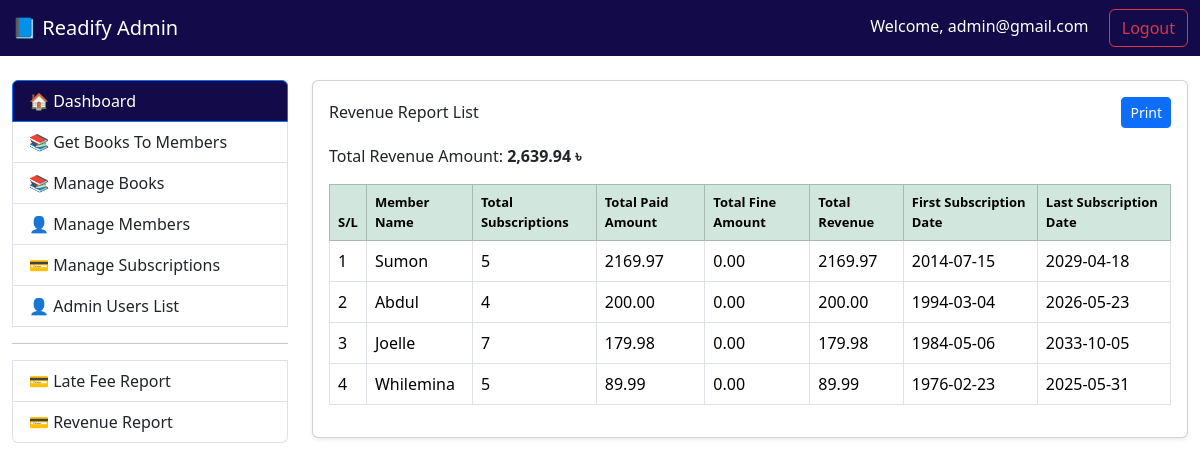
The page /revenue (signed in) on the database its author committed.
### tables this page shows
CREATE TABLE `members` (
  `id` int(11) NOT NULL,
  `first_name` varchar(50) NOT NULL,
  `last_name` varchar(50) NOT NULL,
  `email` varchar(100) NOT NULL,
  `password` varchar(255) NOT NULL,
  `phone` varchar(15) DEFAULT NULL,
  `address` varchar(255) DEFAULT NULL,
  `verified_at` timestamp NULL DEFAULT NULL,
  `created_at` timestamp NOT NULL DEFAULT current_timestamp(),
  `updated_at` timestamp NOT NULL DEFAULT current_timestamp() ON UPDATE current_timestamp()
);

### core/Controller.php (called while the page is built, shortened)
<?php
abstract class Controller {
    protected function view($view, $data = []) {
        extract($data);
        require_once "../views/{$view}.php";
    }
}

### controllers/CustomerSubscriptionsController.php (called while the page is built, shortened)
<?php
require_once '../core/Controller.php';
require_once '../models/CustomerSubscriptions.php';
class CustomerSubscriptionsController extends Controller {
    public function revenue() {
        try {
            $bookModel = new CustomerSubscriptions();
            $getRevenue = $bookModel->getRevenue();
            return $this->view('revenue', [
                'getRevenue' => $getRevenue,
            ]);
        } catch (\Exception $e) {
            error_log($e->getMessage());
            echo "An error occurred while loading the page.";
        }
    }
}

### public/index.php (called while the page is built, shortened)
<?php
require_once '../routes/web.php';

### core/Model.php (called while the page is built, shortened)
<?php
require_once __DIR__ . '/../config/Database.php';
abstract class Model {
    public function __construct() {
        $database = new Database();
        $database->connect();
        $this->db = $database->pdo;
    }
}

### config/Database.php (called while the page is built, shortened)
<?php
class Database {
    public function connect() {
        $host = 'localhost';
        $db = 'readify';
        $user = 'root';
        $pass = '';
        $charset = 'utf8mb4';
        $dsn = "mysql:host=$host;dbname=$db;charset=$charset";
        try {
            $this->pdo = new PDO($dsn, $user, $pass);
            $this->pdo->setAttribute(PDO::ATTR_ERRMODE, PDO::ERRMODE_EXCEPTION);
            return $this->pdo;
        } catch (PDOException $e) {
            die("Connection failed: " . $e->getMessage());
        }
    }
}

### models/CustomerSubscriptions.php (called while the page is built, shortened)
<?php
require_once '../core/Model.php';
class CustomerSubscriptions extends Model {
    public function getRevenue() {
        try {
            $stmt = $this->db->prepare("
                CALL sp_subscription_revenue_report()
            ");
            $stmt->execute();
            return $stmt->fetchAll(PDO::FETCH_OBJ);
        } catch (PDOException $e) {
            error_log($e->getMessage());
            return [];
        }
    }
}
?>

### views/revenue.php (the view, shortened to what this page needs)
<?php
require_once 'layouts/page-header.php';
require_once 'layouts/navbar.php';
?>
<div class="container-fluid mt-4">
    <div class="row mt-4">
        <?php require_once 'layouts/sidebar.php'; ?>
        <div class="col-md-9">
            <div class="card shadow-sm">
                <div class="card-body" id="printableArea">
                    <div class="d-flex justify-content-between align-items-center mb-3 no-print">
                        <h6 class="mb-0">Revenue Report List</h6>
                        <button class="btn btn-primary btn-sm" id="print">Print</button>
                    </div>
                    <?php if (!empty($getRevenue)) : ?>
                        <?php
                        $totalRevenueAmount = 0;
                        foreach ($getRevenue as $row) {
                            $totalRevenueAmount += $row->total_revenue;
                        }
                        ?>
                        <p>Total Revenue Amount: <b><?= number_format($totalRevenueAmount, 2) ?> ৳</b></p>
                        <div class="table-responsive">
                            <table class="table table-bordered table-hover align-middle">
                                <thead class="table-success">
                                    <tr>
                                        <th>S/L</th>
                                        <th>Member Name</th>
                                        <th>Total Subscriptions</th>
                                        <th>Total Paid Amount</th>
                                        <th>Total Fine Amount</th>
                                        <th>Total Revenue</th>
                                        <th>First Subscription Date</th>
                                        <th>Last Subscription Date</th>
                                    </tr>
                                </thead>
                                <tbody>
                                    <?php foreach ($getRevenue as $i => $subs) : ?>
                                        <tr>
                                            <td><?= htmlspecialchars($i + 1) ?></td>
                                            <td><?= htmlspecialchars($subs->member_name) ?></td>
                                            <td><?= htmlspecialchars($subs->total_subscriptions) ?></td>
                                            <td><?= htmlspecialchars($subs->total_paid_amount) ?></td>
                                            <td><?= htmlspecialchars($subs->total_fine_amount) ?></td>
                                            <td><?= htmlspecialchars($subs->total_revenue) ?></td>
                                            <td><?= htmlspecialchars($subs->first_subscription_date) ?></td>
                                            <td><?= htmlspecialchars($subs->last_subscription_date) ?></td>
                                        </tr>
                                    <?php endforeach; ?>
                                </tbody>
                            </table>
                        </div>
                    <?php else : ?>
                        <div class="alert alert-info">No Revenue Report found.</div>
                    <?php endif; ?>
                </div>
            </div>
        </div>
    </div>
</div>
<?php require_once 'layouts/page-footer.php'; ?>

### views/revenue.php (style rules this page uses)
th { font-weight: bold; font-size: 13px; }

### rows shown on the page
members: first_name "Sumon", total_subscriptions "5", total_paid_amount "2169.97", total_fine_amount "0.00", total_revenue "2169.97", first_subscription_date "2014-07-15", last_subscription_date "2029-04-18"
members: first_name "Abdul", total_subscriptions "4", total_paid_amount "200.00", total_fine_amount "0.00", total_revenue "200.00", first_subscription_date "1994-03-04", last_subscription_date "2026-05-23"
members: first_name "Joelle", total_subscriptions "7", total_paid_amount "179.98", total_fine_amount "0.00", total_revenue "179.98", first_subscription_date "1984-05-06", last_subscription_date "2033-10-05"
members: first_name "Whilemina", total_subscriptions "5", total_paid_amount "89.99", total_fine_amount "0.00", total_revenue "89.99", first_subscription_date "1976-02-23", last_subscription_date "2025-05-31"

### other values the page prints
$_SESSION['admin']['email'] "admin@gmail.com"
$totalRevenueAmount "2,639.94"
